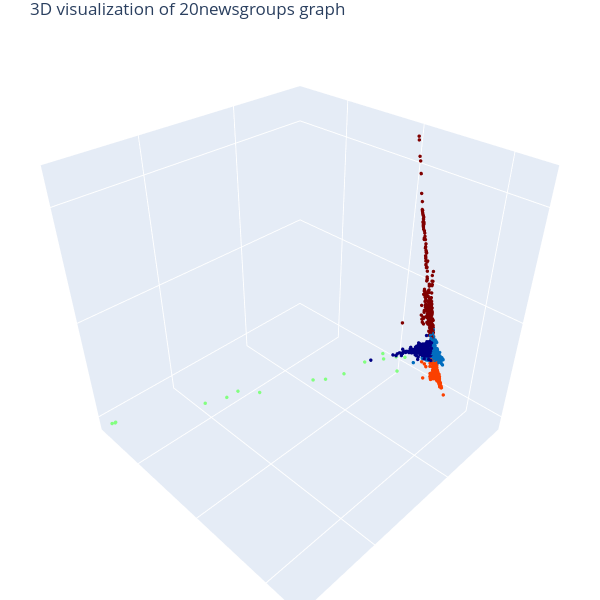

Notebook code cell kept with this figure:
### Code cell
# 3D Visualization
import plotly.graph_objects as go
data = go.Scatter3d(x=X, y=Y, z=Z, mode='markers', marker=dict(size=2, color=Cncut, colorscale='jet', opacity=1)) # data as points
# data = go.Scatter3d(x=Xvis, y=Yvis, z=Zvis, mode='markers', marker=dict(size=1, color=C, colorscale='jet', opacity=1, showscale=True)) # w/ colobar 
fig = go.Figure(data=[data]) 
fig.update_layout(margin=dict(l=0, r=0, b=0, t=30, pad=0)) # tight layout but t=25 required for showing title 
fig.update_layout(autosize=False, width=600, height=600, title_text="3D visualization of 20newsgroups graph") # figure size and title
# fig.update_layout(scene = dict(xaxis = dict(visible=False), yaxis = dict(visible=False), zaxis = dict(visible=False))) # no grid, no axis 
# fig.update_layout(scene = dict(xaxis_title = ' ', yaxis_title = ' ', zaxis_title = ' ')) # no axis name 
fig.update_layout(scene = dict(zaxis = dict(showgrid = True, showticklabels = False), zaxis_title = ' ') ) # no range values, no axis name, grid on
fig.update_layout(scene = dict(yaxis = dict(showgrid = True, showticklabels = False), yaxis_title = ' ') ) # no range values, no axis name, grid on
fig.update_layout(scene = dict(xaxis = dict(showgrid = True, showticklabels = False), xaxis_title = ' ') ) # no range values, no axis name, grid on
fig.layout.scene.aspectratio = {'x':1, 'y':1, 'z':1}
fig.show()

### Figure 1 — Plotly figure (JSON) as saved in the notebook; plotly's stock layout.template omitted (floating-point values rounded to 4 significant figures; data arrays with more than 128 entries replaced by an {"elided": "..."} marker saying what was removed)
{"data": [{"marker": {"color": {"elided": "2000 int values"}, "colorscale": [[0, "rgb(0,0,131)"], [0.2, "rgb(0,60,170)"], [0.4, "rgb(5,255,255)"], [0.6, "rgb(255,255,0)"], [0.8, "rgb(250,0,0)"], [1, "rgb(128,0,0)"]], "opacity": 1, "size": 2}, "mode": "markers", "type": "scatter3d", "x": {"elided": "2000 float values"}, "y": {"elided": "2000 float values"}, "z": {"elided": "2000 float values"}}], "layout": {"autosize": false, "height": 600, "margin": {"b": 0, "l": 0, "pad": 0, "r": 0, "t": 30}, "scene": {"aspectratio": {"x": 1, "y": 1, "z": 1}, "xaxis": {"showgrid": true, "showticklabels": false, "title": {"text": " "}, "type": "linear"}, "yaxis": {"showgrid": true, "showticklabels": false, "title": {"text": " "}, "type": "linear"}, "zaxis": {"showgrid": true, "showticklabels": false, "title": {"text": " "}, "type": "linear"}}, "title": {"text": "3D visualization of 20newsgroups graph"}, "width": 600}}
